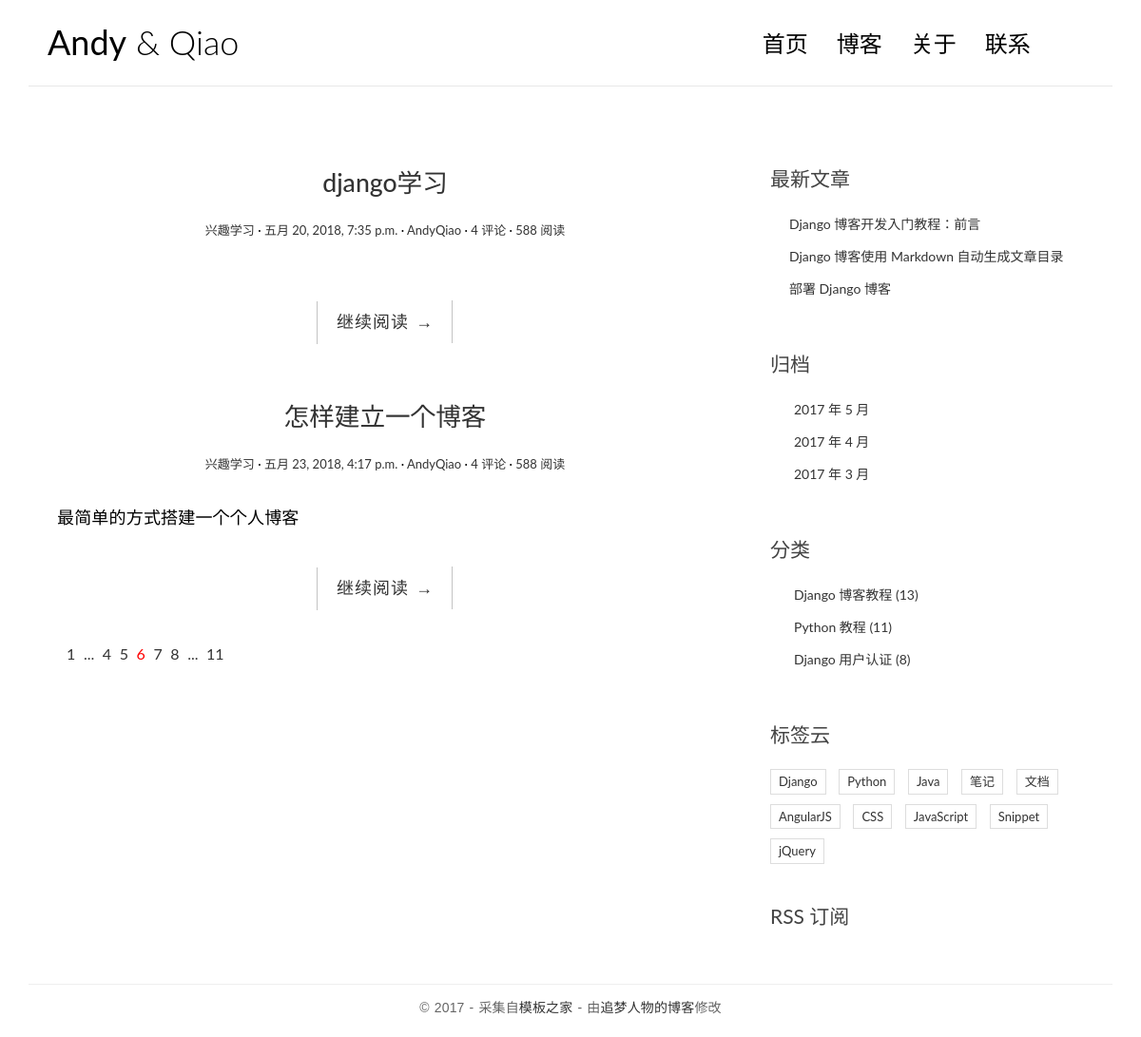
Before: / with the older database file.
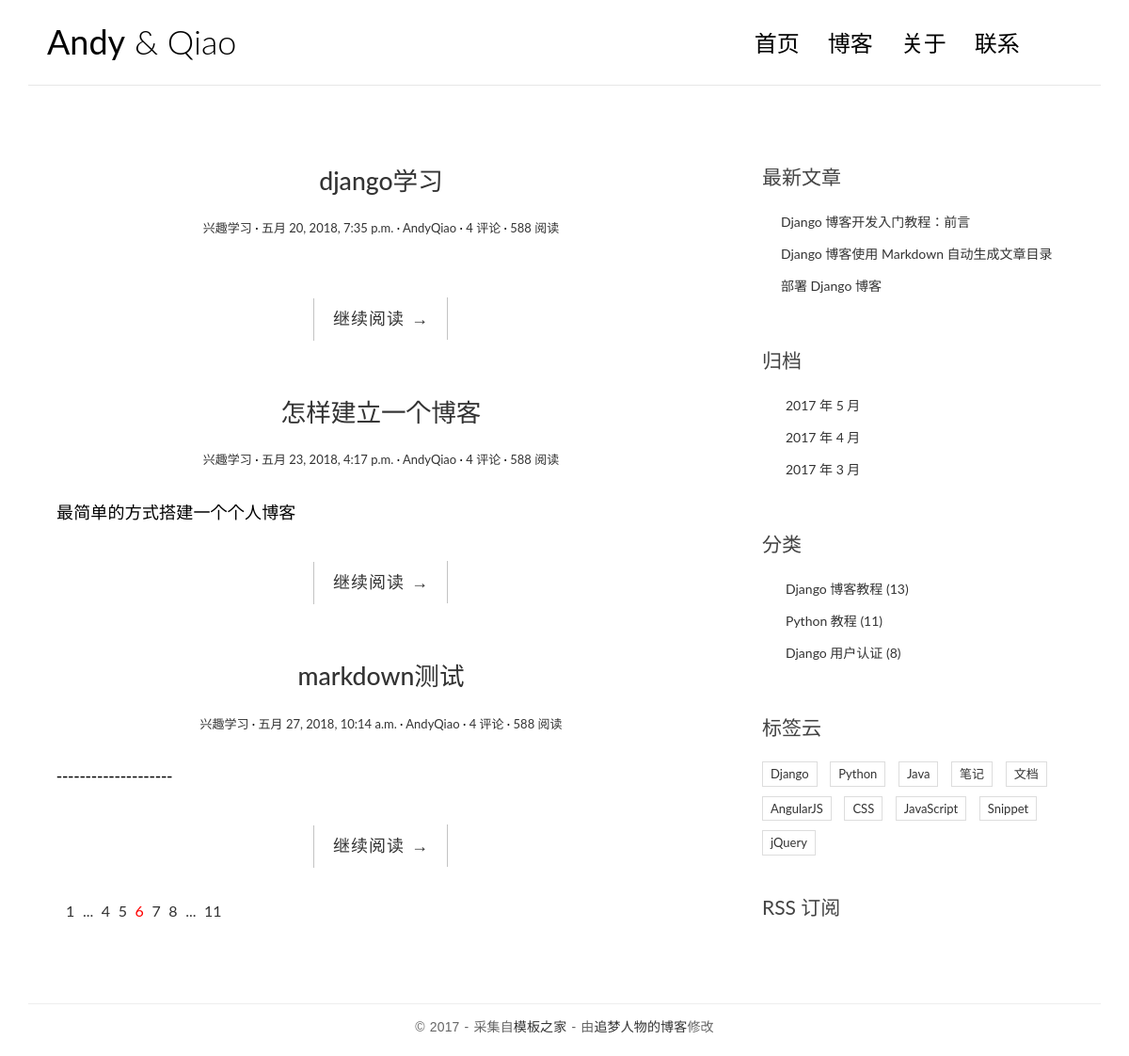
After: the same page with the newer database file.
### blog_andy/models.py (models this page shows, shortened)
class Article(models.Model):
    title = models.CharField(max_length=64)
    sub_title =  models.CharField(max_length=64, blank=True)
    excerpt = models.CharField(max_length=200, blank=True)
    body = models.TextField()
    created_time = models.DateTimeField()
    modified_time = models.DateTimeField()
    category = models.ForeignKey(Category, on_delete=models.CASCADE)
    tags= models.ManyToManyField(Tag, blank = True)
    author = models.ForeignKey(User, on_delete=models.CASCADE)
    def get_absolute_url(self):
        return reverse('blog_andy:detail', kwargs={'pk':self.pk})

class Category(models.Model):
    name = models.CharField(max_length=128)

### blog_andy/views.py (the view)
# urls.py: url(r'^$', views.index, name='index'),
def index(request):
    all_article = Article.objects.all()
    return render(request, 'blog_andy/index.html', context = {
        'post_list':all_article
    })

### templates/blog_andy/index.html (shortened to what this page needs)
{% extends 'base.html' %}
{% load staticfiles %}
{% block main %}
    {% for post in post_list %}
    <article class="post post-{{ post.pk }}">
        <header class="entry-header">
            <h1 class="entry-title">
                <a href="{{post.get_absolute_url}}">{{post.title}}</a>
            </h1>
            <div class="entry-meta">
                <span class="post-category"><a href="#">{{ post.category.name }}</a></span>
                <span class="post-date"><a href="#"><time class="entry-date"
                    datetime="{{post.created_time}}">{{post.created_time}}</time></a></span>                                <span class="post-author"><a href="#">{{ post.author }}</a></span>
                <span class="comments-link"><a href="#">4 评论</a></span>
                <span class="views-count"><a href="#">588 阅读</a></span>
            </div>
        </header>
        <div class="entry-content clearfix">
            <p>{{ post.excerpt }}</p>
            <div class="read-more cl-effect-14">
                <a href="{{post.get_absolute_url}}" class="more-link">继续阅读 <span class="meta-nav">→</span></a>
            </div>
        </div>
    </article>
    {% empty %}
    <div class="no-post">暂时还没有发布的文章！</div>
    {% endfor %}
    <div class="pagination">
    <ul>
        <li><a href="">1</a></li>
        <li><a href="">...</a></li>
        <li><a href="">4</a></li>
        <li><a href="">5</a></li>
        <li class="current"><a href="">6</a></li>
        <li><a href="">7</a></li>
        <li><a href="">8</a></li>
        <li><a href="">...</a></li>
        <li><a href="">11</a></li>
    </ul>
    </div>
{% endblock main %}
{% block toc %}
    <div class="widget widget-recent-posts">
        <h3 class="widget-title">最新文章</h3>
        <ul>
            <li>
                <a href="#">Django 博客开发入门教程：前言</a>
            </li>
            <li>
                <a href="#">Django 博客使用 Markdown 自动生成文章目录</a>
            </li>
            <li>
                <a href="#">部署 Django 博客</a>
            </li>
        </ul>
    </div>
    <div class="widget widget-archives">
        <h3 class="widget-title">归档</h3>
        <ul>
            <li>
                <a href="#">2017 年 5 月</a>
            </li>
            <li>
                <a href="#">2017 年 4 月</a>
            </li>
            <li>
                <a href="#">2017 年 3 月</a>
            </li>
        </ul>
    </div>
    <div class="widget widget-category">
        <h3 class="widget-title">分类</h3>
        <ul>
            <li>
                <a href="#">Django 博客教程 <span class="post-count">(13)</span></a>
            </li>
            <li>
                <a href="#">Python 教程 <span class="post-count">(11)</span></a>
            </li>
            <li>
                <a href="#">Django 用户认证 <span class="post-count">(8)</span></a>
            </li>
        </ul>
    </div>
    <div class="widget widget-tag-cloud">
        <h3 class="widget-title">标签云</h3>
        <ul>
            <li>
                <a href="#">Django</a>
            </li>
            <li>
                <a href="#">Python</a>
            </li>
            <li>
                <a href="#">Java</a>
            </li>
            <li>
                <a href="#">笔记</a>
            </li>
            <li>
                <a href="#">文档</a>
            </li>
            <li>
                <a href="#">AngularJS</a>
            </li>
            <li>
                <a href="#">CSS</a>
            </li>
            <li>
                <a href="#">JavaScript</a>
            </li>
            <li>
                <a href="#">Snippet</a>
            </li>
            <li>
                <a href="#">jQuery</a>
            </li>
        </ul>
    </div>
    <div class="rss">
        <a href=""> RSS 订阅</a>
    </div>
{% endblock toc %}

### templates/base.html (shortened to what this page needs)
{% load staticfiles %}
{% load blog_andy_tags %}
<!DOCTYPE html>
<html>
<head>
    <link rel="stylesheet" href="http://code.ionicframework.com/ionicons/2.0.1/css/ionicons.min.css">
    <link rel="stylesheet" href="{% static 'blog_andy/css/bootstrap.min.css' %}">
    <link rel="stylesheet" href="{% static 'blog_andy/css/pace.css' %}">
    <link rel="stylesheet" href="{% static 'blog_andy/css/custom.css' %}">
    <link rel="stylesheet" href="{% static 'blog_andy/css/highlights/github.css' %}">
</head>
<body>
<div class="container">
    <header id="site-header">
        <div class="row">
            <div class="col-md-4 col-sm-5 col-xs-8">
                <div class="logo">
                    <h1><a href="index.html"><b>Andy</b> &amp; Qiao</a></h1>
                </div>
            </div>
            <div class="col-md-8 col-sm-7 col-xs-4">
                <nav class="main-nav" role="navigation">
                    <div class="collapse navbar-collapse" id="bs-example-navbar-collapse-1">
                        <ul class="nav navbar-nav navbar-right">
                            <li class="cl-effect-11"><a href="index.html" data-hover="首页">首页</a></li>
                            <li class="cl-effect-11"><a href="full-width.html" data-hover="博客">博客</a></li>
                            <li class="cl-effect-11"><a href="about.html" data-hover="关于">关于</a></li>
                            <li class="cl-effect-11"><a href="contact.html" data-hover="联系">联系</a></li>
                        </ul>
                    </div>
                </nav>
            </div>
        </div>
    </header>
</div>
<div class="content-body">
    <div class="container">
        <div class="row">
            <main class="col-md-8">
                {% block main %}
                {% endblock main %}
            </main>
            <aside class="col-md-4">
                {% block toc %}
                {% endblock toc %}
            </aside>
        </div>
    </div>
</div>
<footer id="site-footer">
    <div class="container">
        <div class="row">
            <div class="col-md-12">
                <p class="copyright">&copy 2017 - 采集自<a href="http://www.cssmoban.com/"
                                                        target="_blank" title="模板之家">模板之家</a>
                    - 由<a href="http://zmrenwu.com/" title="网页模板" target="_blank">追梦人物的博客</a>修改
                </p>
            </div>
        </div>
    </div>
</footer>
</body>
</html>

### blog_andy/static/blog_andy/css/custom.css (style rules this page uses)
* { outline: none; }
h1, h2, h3, h4, h5, h6 { margin-top: 0; }
b { font-weight: 400; }
a { color: #333; }
body { color: #444; font-family: 'Lato', sans-serif; }
p { font-family: 'Ubuntu', sans-serif; font-weight: 400; word-spacing: 1px; letter-spacing: 0.01em; }
#site-header { background-color: #FFF; padding: 25px 20px; margin-bottom: 40px; border-bottom: 1px solid #e7e7e7; }
.logo h1 a { color: #000; }
.logo h1 { margin: 0; font-family: 'Lato', sans-serif; font-weight: 300; }
.main-nav { margin-top: 11px; max-width: 95%; }
.main-nav a { color: #000000 !important; padding: 0 0 5px 0 !important; margin-right: 30px; font-family: 'Lato', sans-serif; font-weight: 300; font-size: 24px; }
.cl-effect-11 a { padding: 10px 0; color: #0972b4; text-shadow: none; }
.cl-effect-11 a::before { position: absolute; top: 0; left: 0; overflow: hidden; padding: 0 0 5px 0 !important; max-width: 0; border-bottom: 1px solid #000; color: #000; content: attr(data-hover); white-space: nowrap; -webkit-transition: max-width 0.5s; -moz-transition: max-width 0.5s; transition: max-width 0.5s; }
.content-body { padding-bottom: 4em; }
.post { background: #fff; padding: 30px 30px 0; }
.entry-title { text-align: center; font-size: 1.9em; margin-bottom: 20px; line-height: 1.6; padding: 10px 20px 0; }
.entry-meta { text-align: center; color: #DDDDDD; font-size: 13px; margin-bottom: 30px; }
.entry-content { font-size: 18px; line-height: 1.9; font-weight: 300; color: #000; }
.post-category::after, .post-date::after, .post-author::after, .comments-link::after { content: ' ·'; color: #000; }
.read-more { font-family: 'Ubuntu', sans-serif; font-weight: 400; word-spacing: 1px; letter-spacing: 0.01em; text-align: center; margin-top: 20px; }
.cl-effect-14 a { padding: 0 20px; height: 45px; line-height: 45px; position: relative; display: inline-block; margin: 15px 25px; letter-spacing: 1px; font-weight: 400; text-shadow: 0 0 1px rgba(255, 255, 255, 0.3); }
.cl-effect-14 a::before, .cl-effect-14 a::after { position: absolute; width: 45px; height: 1px; background: #C3C3C3; content: ''; -webkit-transition: all 0.3s; -moz-transition: all 0.3s; transition: all 0.3s; pointer-events: none; }
.cl-effect-14 a::before { top: 0; left: 0; -webkit-transform: rotate(90deg); -moz-transform: rotate(90deg); transform: rotate(90deg); -webkit-transform-origin: 0 0; -moz-transform-origin: 0 0; transform-origin: 0 0; }
.cl-effect-14 a::after { right: 0; bottom: 0; -webkit-transform: rotate(90deg); -moz-transform: rotate(90deg); transform: rotate(90deg); -webkit-transform-origin: 100% 0; -moz-transform-origin: 100% 0; transform-origin: 100% 0; }
.widget { background: #fff; padding: 30px 0 0; }
.widget-title { font-size: 1.5em; margin-bottom: 20px; line-height: 1.6; padding: 10px 0 0; font-weight: 400; }
.widget-recent-posts ul { padding: 0; margin: 0; padding-left: 20px; }
.widget-recent-posts ul li { list-style-type: none; position: relative; line-height: 170%; margin-bottom: 10px; }
.widget-recent-posts ul li::before { content: '\f3d3'; font-family: "Ionicons"; position: absolute; left: -17px; top: 3px; font-size: 16px; color: #000; }
.widget-archives ul { padding: 0; margin: 0; padding-left: 25px; }
.widget-archives ul li { list-style-type: none; position: relative; line-height: 170%; margin-bottom: 10px; }
.widget-archives ul li::before { content: '\f3f3'; font-family: "Ionicons"; position: absolute; left: -25px; top: 1px; font-size: 16px; color: #000; }
.widget-category ul { padding: 0; margin: 0; padding-left: 25px; }
.widget-category ul li { list-style-type: none; position: relative; line-height: 170%; margin-bottom: 10px; }
.widget-category ul li::before { content: '\f3fe'; font-family: "Ionicons"; position: absolute; left: -25px; top: 1px; font-size: 18px; color: #000; }
.widget-tag-cloud ul { padding: 0; margin: 0; margin-right: -10px; }
.widget-tag-cloud ul li { list-style-type: none; font-size: 13px; display: inline-block; margin-right: 10px; margin-bottom: 10px; padding: 3px 8px; border: 1px solid #ddd; }
.rss { font-size: 21px; margin-top: 30px; }
.rss a { color: #444; }
#site-footer { padding-top: 10px; padding: 0 0 1.5em 0; }
.copyright { text-align: center; padding-top: 1em; margin: 0; border-top: 1px solid #eee; color: #666; }
.pagination ul { list-style: none; }
.pagination ul li { display: inline-block; font-size: 16px; margin-right: 5px; }
.current a { color: red; }

Changed rows visible on the page:
added Article: title "markdown测试", category.name "兴趣学习", created_time "五月 27, 2018, 10:14 a.m.", author "AndyQiao", excerpt "--------------------"
